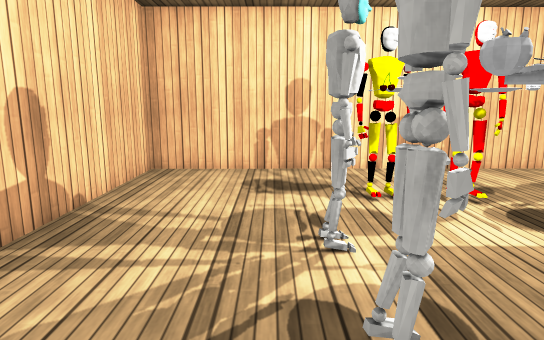
[1] (above)

14 first-person views from a walk through a 3-D level made in the Unity game engine. The camera is 1.2 m above the floor, tilts 10° down and sees 75° across. The floor is counted in squares, 0.5 m on a side. Each view is taken from the middle of a square. On the plan, view 1 faces up. The plan holds only what a view shows up to about 20 squares ahead; the rest is blank. The place goes on beyond the plan. The player is left out. Some surface patterns are stand-ins.

[2]
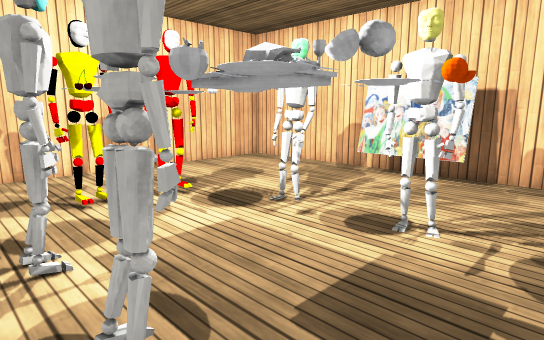

[3]
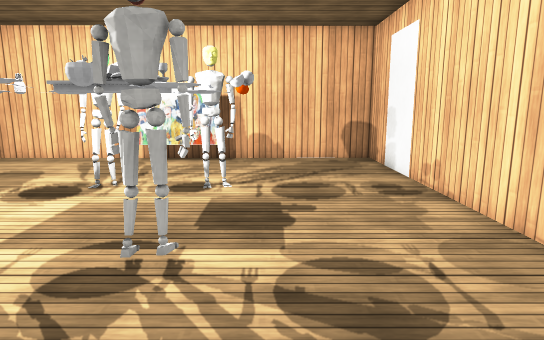

[4]
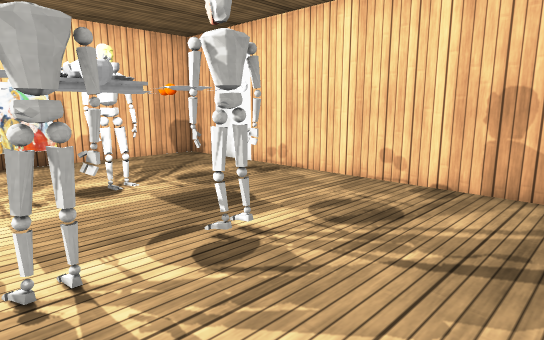

[5]
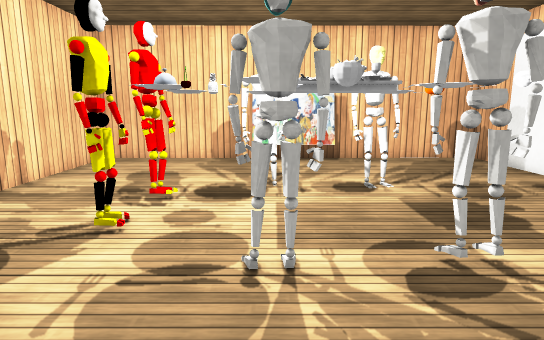

[6]
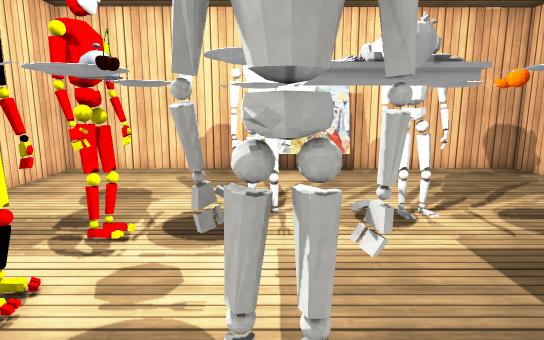

[7]
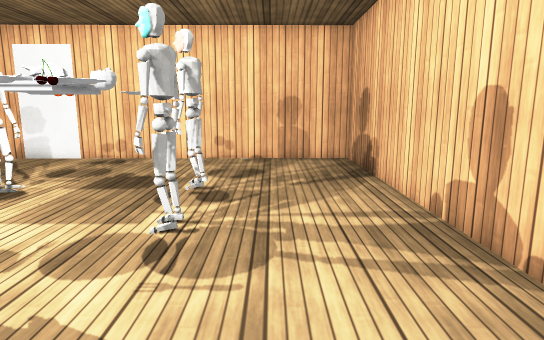

[8]
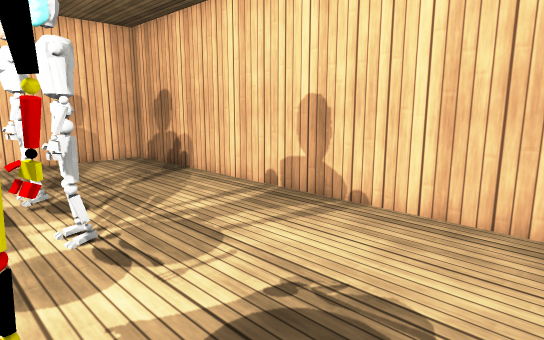

[9]
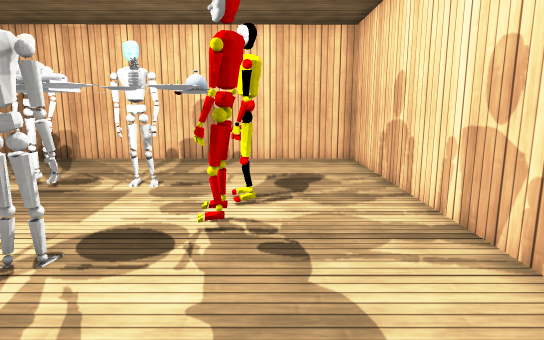

[10]
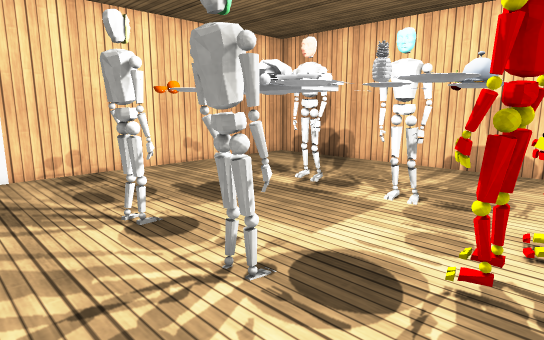

[11]
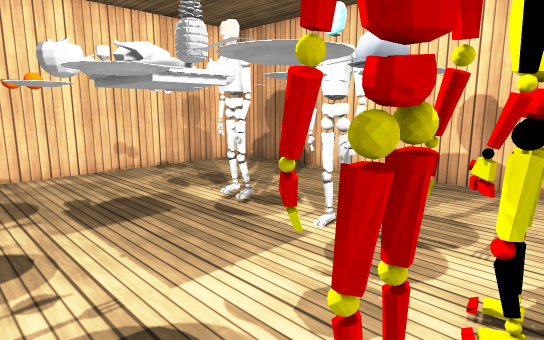

[12]
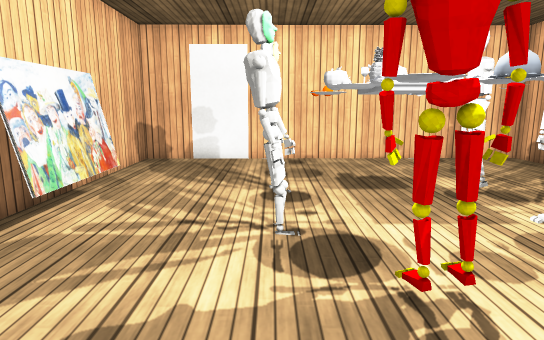

[13]
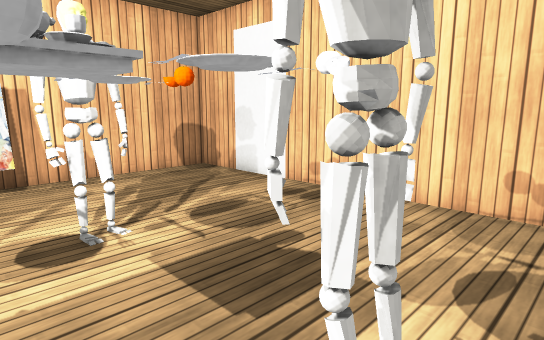

[14]
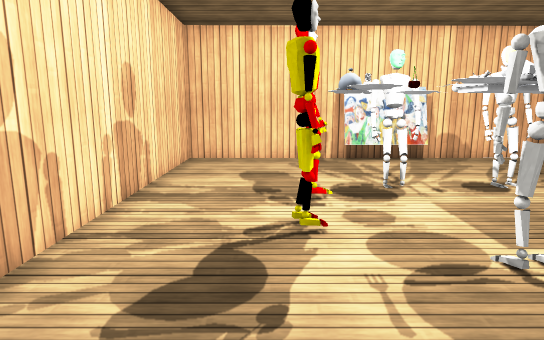

### Floor plan
Key: @ floor where view 1 was taken; # wall or solid block; . floor; T thing the floor can be seen under or through; B bowl; O other object.
Columns run from 5 left of view 1 to 13 right of it. Each row starts with its distance up from view 1.
 14 ###################
 13 #.................#
 12 #.................#
 11 #.................#
 10 #.................#
  9 #......TTTTT......#
  8 #......TOOOO......#
  7 #.....TTO.OOO...OO#
  6 #.....TTOOOOO...OO#
  5 #.....T BOBB....OO#
  4 #.....TTBOBB#...OO#
  3 #.....TOOOOO#...OO#
  2 #.....TOO.OO#.....#
  1 #.......O.........#
  0 #....@............#
 -1 #.................#
 -2 #.................#
 -3 #.................#
 -4 ###################

Positions as (right, up) in squares from view 1, and headings:
1: (0, 0), facing up
2: (0, 0), facing up-right
3: (-4, 1), facing right
4: (-4, 7), facing down-right
5: (-4, 6), facing right
6: (-1, 6), facing right
7: (-1, 13), facing down
8: (3, 13), facing down-left
9: (12, 10), facing left
10: (10, 10), facing down-left
11: (7, 10), facing down-left
12: (7, 13), facing down
13: (0, 5), facing down-right
14: (-4, 10), facing right
